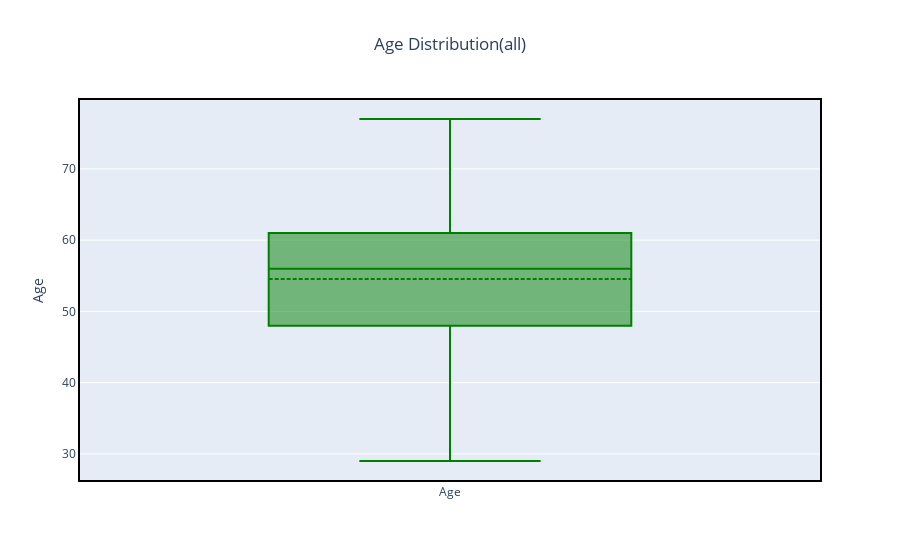

The notebook cell saved with this chart:
### Code cell
fig = graphObject.Figure()
fig.add_trace(graphObject.Box(y=DF_1['age'].values , name='Age', marker_color = 'green',boxmean=True))
fig.add_trace(graphObject.Box(y=DF_1[DF_1['sex']=='Male']['age'].values, name ='Male only', marker_color = 'blue', boxmean = True))
fig.add_trace(graphObject.Box(y=DF_1[DF_1['sex']=='Female']['age'].values, name ='Female only', marker_color = 'red', boxmean = True))
fig.update_layout(title = 'Age Distribution(all)', yaxis_title = 'Age', title_x = 0.5)
fig.update_xaxes(showline=True, linewidth=2, linecolor='black', mirror=True)
fig.update_yaxes(showline=True, linewidth=2, linecolor='black', mirror=True)
fig.show()

### Figure 1 — Plotly figure (JSON) as saved in the notebook; plotly's stock layout.template omitted (floating-point values rounded to 4 significant figures; data arrays with more than 128 entries replaced by an {"elided": "..."} marker saying what was removed)
{"data": [{"boxmean": true, "marker": {"color": "green"}, "name": "Age", "type": "box", "y": {"elided": "297 int values"}}, {"boxmean": true, "marker": {"color": "blue"}, "name": "Male only", "type": "box", "y": []}, {"boxmean": true, "marker": {"color": "red"}, "name": "Female only", "type": "box", "y": []}], "layout": {"title": {"text": "Age Distribution(all)", "x": 0.5}, "xaxis": {"linecolor": "black", "linewidth": 2, "mirror": true, "showline": true}, "yaxis": {"linecolor": "black", "linewidth": 2, "mirror": true, "showline": true, "title": {"text": "Age"}}}}
